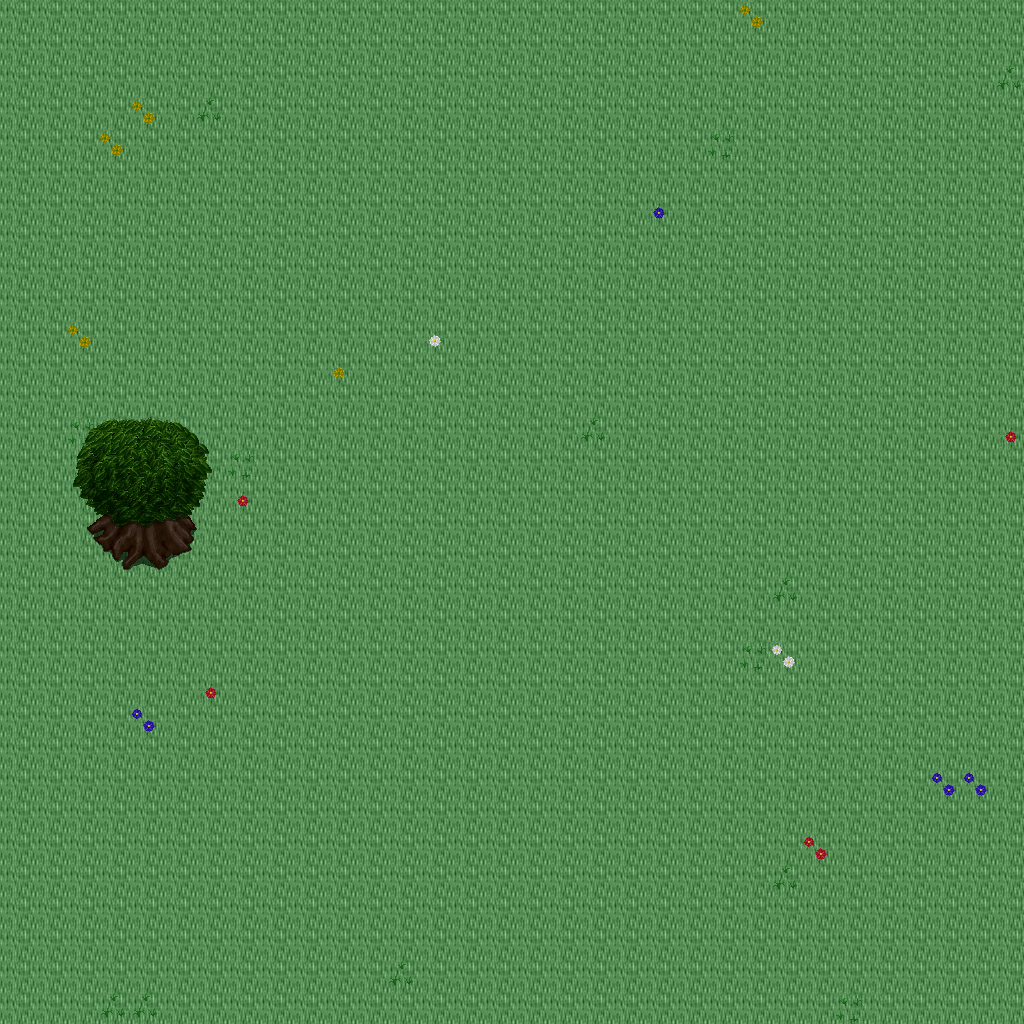

Tiled map render using the project's own tile images. Description and the map definition, with tile-layer contents summarised, below:
An orthogonal 32x32 tile map with 32x32 px tiles, 5 tile layers (Ground, Objects, Objects2, Above, ...), 1 hidden layer not drawn, 28 tilesets.

<map version="1.10" tiledversion="1.11.0" orientation="orthogonal" renderorder="right-down" width="32" height="32" tilewidth="32" tileheight="32" infinite="0" nextlayerid="11" nextobjectid="1">
 <tileset firstgid="1" name="ground_ground" tilewidth="32" tileheight="32" tilecount="33" columns="3">
  <image source="../drawable/ground_ground.png" width="96" height="352" />
 </tileset>
 <tileset firstgid="34" name="ground_water_pool" tilewidth="32" tileheight="32" tilecount="72" columns="3">
  <image source="../drawable/ground_water_pool.png" width="96" height="768" />
 </tileset>
 <tileset firstgid="106" name="plant_flower_daisy_red" tilewidth="32" tileheight="32" tilecount="8" columns="2">
  <image source="../drawable/plant_flower_daisy_red.png" width="64" height="128" />
 </tileset>
 <tileset firstgid="114" name="plant_flower_daisy_white" tilewidth="32" tileheight="32" tilecount="8" columns="2">
  <image source="../drawable/plant_flower_daisy_white.png" width="64" height="128" />
 </tileset>
 <tileset firstgid="122" name="plant_flower_daisy_yellow" tilewidth="32" tileheight="32" tilecount="8" columns="2">
  <image source="../drawable/plant_flower_daisy_yellow.png" width="64" height="128" />
 </tileset>
 <tileset firstgid="130" name="plant_flower_daisy_blue" tilewidth="32" tileheight="32" tilecount="8" columns="2">
  <image source="../drawable/plant_flower_daisy_blue.png" width="64" height="128" />
 </tileset>
 <tileset firstgid="138" name="plant_grasses" tilewidth="32" tileheight="32" tilecount="6" columns="3">
  <image source="../drawable/plant_grasses.png" width="96" height="64" />
 </tileset>
 <tileset firstgid="144" name="plant_tree_tree_darkgreen" tilewidth="32" tileheight="32" tilecount="88" columns="8">
  <image source="../drawable/plant_tree_tree_darkgreen.png" width="256" height="352" />
 </tileset>
 <tileset firstgid="232" name="ground_grass_edges" tilewidth="32" tileheight="32" tilecount="36" columns="12">
  <image source="../drawable/ground_grass_edges.png" width="384" height="96" />
 </tileset>
 <tileset firstgid="268" name="ground_grass_corners" tilewidth="32" tileheight="32" tilecount="24" columns="6">
  <image source="../drawable/ground_grass_corners.png" width="192" height="128" />
 </tileset>
 <tileset firstgid="292" name="furniture_table_long_side_on_pale" tilewidth="32" tileheight="32" tilecount="3" columns="3">
  <image source="../drawable/furniture_table_long_side_on_pale.png" width="96" height="32" />
 </tileset>
 <tileset firstgid="295" name="plant_stump_stump_brown" tilewidth="32" tileheight="32" tilecount="4" columns="2">
  <image source="../drawable/plant_stump_stump_brown.png" width="64" height="64" />
 </tileset>
 <tileset firstgid="299" name="item_sign_large" tilewidth="32" tileheight="32" tilecount="15" columns="5">
  <image source="../drawable/item_sign_large.png" width="160" height="96" />
 </tileset>
 <tileset firstgid="314" name="plant_stump_small_stump" tilewidth="32" tileheight="32" tilecount="4" columns="2">
  <image source="../drawable/plant_stump_small_stump.png" width="64" height="64" />
 </tileset>
 <tileset firstgid="318" name="building_wall_bricked_edges" tilewidth="32" tileheight="32" tilecount="25" columns="5">
  <image source="../drawable/building_wall_bricked_edges.png" width="160" height="160" />
 </tileset>
 <tileset firstgid="343" name="logic_creature_orc" tilewidth="32" tileheight="32" tilecount="6" columns="6">
  <image source="../drawable/logic_creature_orc.png" width="192" height="32" />
 </tileset>
 <tileset firstgid="349" name="logic_creature_animal" tilewidth="32" tileheight="32" tilecount="32" columns="8">
  <image source="../drawable/logic_creature_animal.png" width="256" height="128" />
 </tileset>
 <tileset firstgid="381" name="logic_item_resources" tilewidth="32" tileheight="32" tilecount="6" columns="6">
  <image source="../drawable/logic_item_resources.png" width="192" height="32" />
 </tileset>
 <tileset firstgid="387" name="logic_creature_golem" tilewidth="32" tileheight="32" tilecount="4" columns="4">
  <image source="../drawable/logic_creature_golem.png" width="128" height="32" />
 </tileset>
 <tileset firstgid="391" name="logic_collision" tilewidth="32" tileheight="32" tilecount="1" columns="1">
  <image source="../drawable/logic_collision.png" width="32" height="32" />
 </tileset>
 <tileset firstgid="392" name="object_boat" tilewidth="32" tileheight="32" tilecount="42" columns="6">
  <image source="../drawable/object_boat.png" width="192" height="224" />
 </tileset>
 <tileset firstgid="434" name="furniture_table_long_front_on_pale" tilewidth="32" tileheight="32" tilecount="3" columns="1">
  <image source="../drawable/furniture_table_long_front_on_pale.png" width="32" height="96" />
 </tileset>
 <tileset firstgid="437" name="ground_green_paving" tilewidth="32" tileheight="32" tilecount="18" columns="3">
  <image source="../drawable/ground_green_paving.png" width="96" height="192" />
 </tileset>
 <tileset firstgid="455" name="logic_protection" tilewidth="32" tileheight="32" tilecount="2" columns="2">
  <image source="../drawable/logic_protection.png" width="64" height="32" />
 </tileset>
 <tileset firstgid="457" name="furniture_bed_double_peach" tilewidth="32" tileheight="32" tilecount="8" columns="2">
  <image source="../drawable/furniture_bed_double_peach.png" width="64" height="128" />
 </tileset>
 <tileset firstgid="465" name="furniture_bed_double_red" tilewidth="32" tileheight="32" tilecount="8" columns="2">
  <image source="../drawable/furniture_bed_double_red.png" width="64" height="128" />
 </tileset>
 <tileset firstgid="473" name="logic_creature_undead_skeleton" tilewidth="32" tileheight="32" tilecount="6" columns="6">
  <image source="../drawable/logic_creature_undead_skeleton.png" width="192" height="32" />
 </tileset>
 <tileset firstgid="479" name="logic_creature_undead_specter" tilewidth="32" tileheight="32" tilecount="6" columns="6">
  <image source="../drawable/logic_creature_undead_specter.png" width="192" height="32" />
 </tileset>
 <layer id="1" name="Ground" width="32" height="32">
  <data>[1024 cells, 1024 non-empty, 1 distinct tile ids]</data>
 </layer>
 <layer id="2" name="Objects" width="32" height="32">
  <data>[1024 cells, 33 non-empty, 15 distinct tile ids]</data>
 </layer>
 <layer id="3" name="Objects2" width="32" height="32">
  <data>[1024 cells, 0 non-empty, 0 distinct tile ids]</data>
 </layer>
 <layer id="4" name="Above" width="32" height="32">
  <data>[1024 cells, 18 non-empty, 18 distinct tile ids]</data>
 </layer>
 <layer id="5" name="Above2" width="32" height="32">
  <data>[1024 cells, 0 non-empty, 0 distinct tile ids]</data>
 </layer>
 <layer id="6" name="Walkable" width="32" height="32" visible="0">
  <data>[1024 cells, 6 non-empty, 1 distinct tile ids]</data>
 </layer>
 <objectgroup id="7" name="Mapevents" />
 <objectgroup id="8" name="Spawn" />
 <objectgroup id="9" name="Keys" />
 <objectgroup id="10" name="Replace" />
</map>
